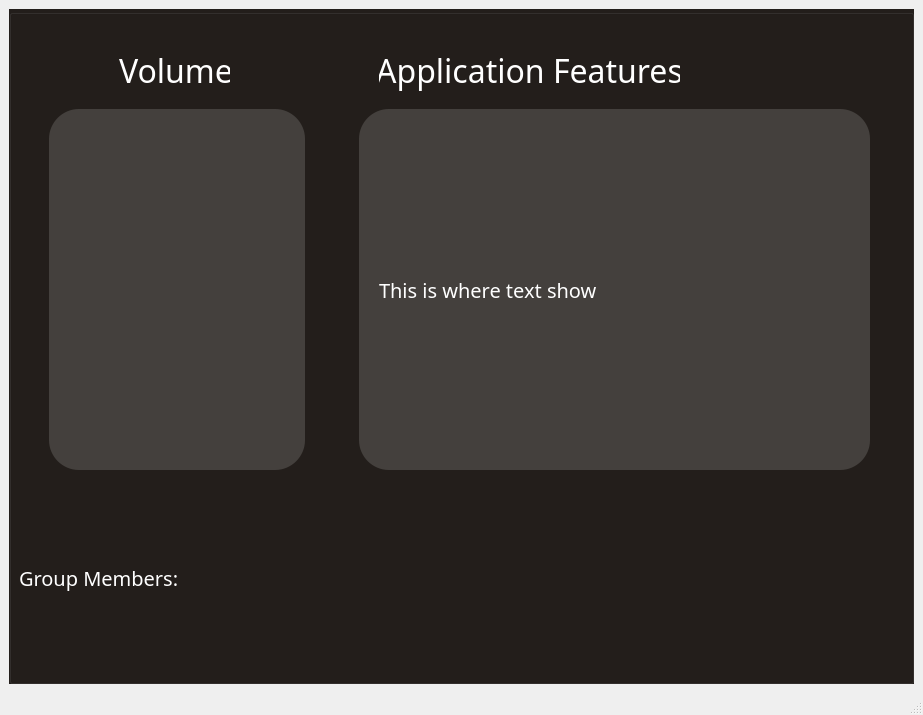
<?xml version="1.0" encoding="UTF-8"?>
<ui version="4.0">
 <class>MainWindow</class>
 <widget class="QMainWindow" name="MainWindow">
  <property name="geometry">
   <rect>
    <x>0</x>
    <y>0</y>
    <width>923</width>
    <height>715</height>
   </rect>
  </property>
  <property name="windowTitle">
   <string>Operating System - Disk Management Application</string>
  </property>
  <widget class="QWidget" name="centralwidget">
   <layout class="QGridLayout" name="gridLayout">
    <item row="0" column="0">
     <widget class="QGroupBox" name="groupBox">
      <property name="styleSheet">
       <string notr="true">background-color: rgb(35, 30, 27);</string>
      </property>
      <property name="title">
       <string/>
      </property>
      <widget class="QLabel" name="lb_introduction">
       <property name="geometry">
        <rect>
         <x>10</x>
         <y>493</y>
         <width>891</width>
         <height>151</height>
        </rect>
       </property>
       <property name="font">
        <font>
         <family>Outfit</family>
         <pointsize>15</pointsize>
        </font>
       </property>
       <property name="styleSheet">
        <string notr="true">color: rgb(255, 255, 255);</string>
       </property>
       <property name="text">
        <string>Group Members:</string>
       </property>
      </widget>
      <widget class="QLabel" name="lb_volumeTitle">
       <property name="geometry">
        <rect>
         <x>110</x>
         <y>40</y>
         <width>111</width>
         <height>43</height>
        </rect>
       </property>
       <property name="font">
        <font>
         <family>Outfit</family>
         <pointsize>24</pointsize>
         <bold>false</bold>
        </font>
       </property>
       <property name="styleSheet">
        <string notr="true">color: rgb(255, 255, 255);</string>
       </property>
       <property name="text">
        <string>Volume</string>
       </property>
      </widget>
      <widget class="QLabel" name="lb_appFeaturesTitle">
       <property name="geometry">
        <rect>
         <x>370</x>
         <y>40</y>
         <width>301</width>
         <height>43</height>
        </rect>
       </property>
       <property name="font">
        <font>
         <family>Outfit</family>
         <pointsize>24</pointsize>
         <bold>false</bold>
        </font>
       </property>
       <property name="layoutDirection">
        <enum>Qt::LeftToRight</enum>
       </property>
       <property name="styleSheet">
        <string notr="true">color: rgb(255, 255, 255);</string>
       </property>
       <property name="text">
        <string>Application Features</string>
       </property>
       <property name="alignment">
        <set>Qt::AlignCenter</set>
       </property>
      </widget>
      <widget class="QLabel" name="lb_appFeatures">
       <property name="geometry">
        <rect>
         <x>350</x>
         <y>100</y>
         <width>511</width>
         <height>361</height>
        </rect>
       </property>
       <property name="font">
        <font>
         <family>Outfit</family>
         <pointsize>15</pointsize>
        </font>
       </property>
       <property name="styleSheet">
        <string notr="true">background-color: rgb(68, 64, 61);
border-radius: 30px;
color: rgb(255, 255, 255);
padding: 15px;</string>
       </property>
       <property name="text">
        <string>This is where text show</string>
       </property>
      </widget>
      <widget class="QListWidget" name="list_volume">
       <property name="geometry">
        <rect>
         <x>40</x>
         <y>100</y>
         <width>256</width>
         <height>361</height>
        </rect>
       </property>
       <property name="font">
        <font>
         <family>Outfit</family>
         <pointsize>15</pointsize>
        </font>
       </property>
       <property name="styleSheet">
        <string notr="true">background-color: rgb(68, 64, 61);
border-radius: 30px;
padding: 15px;
color: rgb(255, 255, 255);</string>
       </property>
      </widget>
     </widget>
    </item>
   </layout>
  </widget>
  <widget class="QMenuBar" name="menubar">
   <property name="geometry">
    <rect>
     <x>0</x>
     <y>0</y>
     <width>923</width>
     <height>22</height>
    </rect>
   </property>
  </widget>
  <widget class="QStatusBar" name="statusbar"/>
 </widget>
 <resources/>
 <connections/>
</ui>
